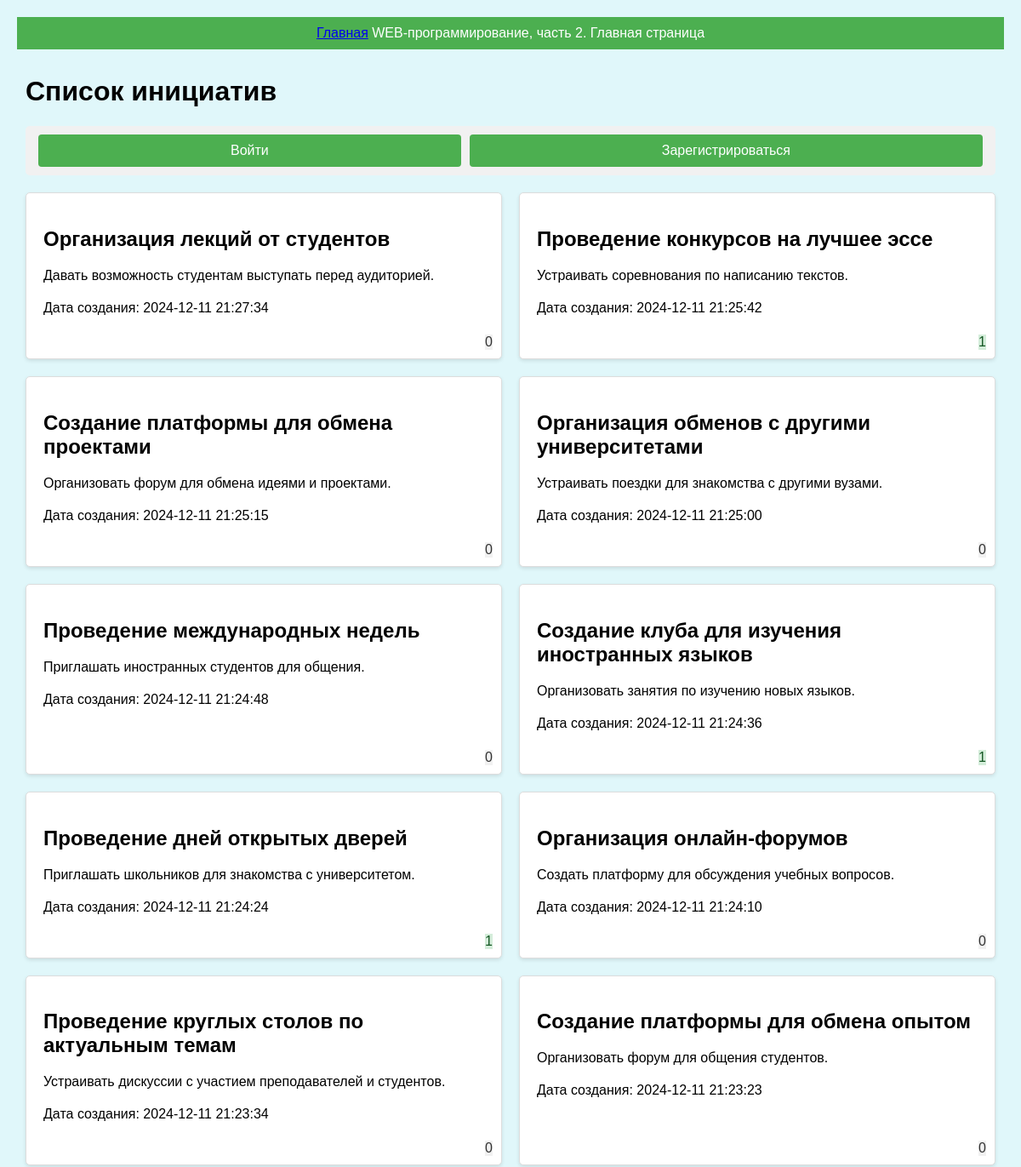
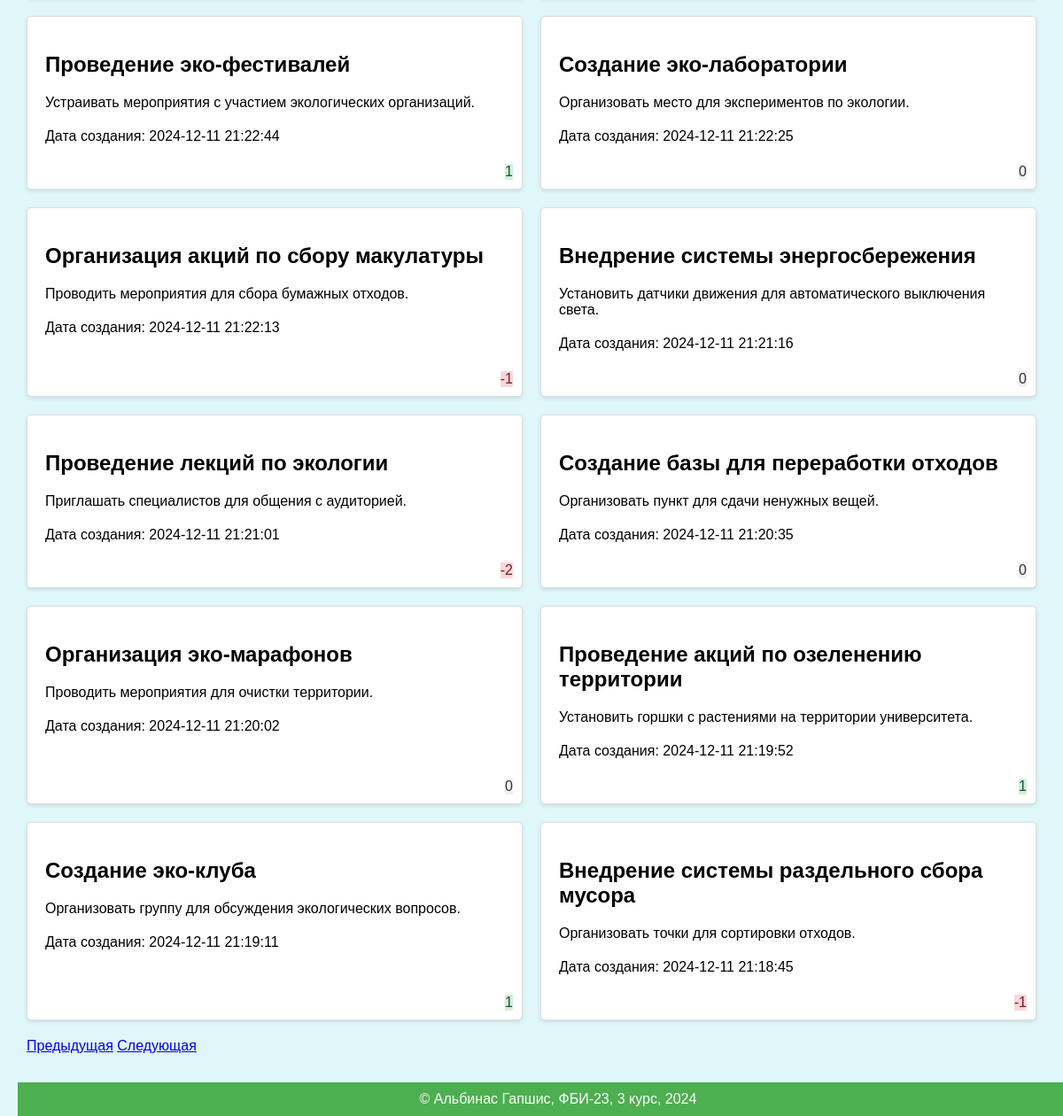
/?page=3, run on the app's committed database (2 pictures, top to bottom).
### models.py (models this page shows, shortened)
class Initiative(db.Model):
    id = db.Column(db.Integer, primary_key=True)
    title = db.Column(db.String(100), nullable=False)
    content = db.Column(db.Text, nullable=False)
    date_created = db.Column(db.DateTime, default=datetime.utcnow)
    user_id = db.Column(db.Integer, db.ForeignKey('user.id'), nullable=False)
    votes = db.relationship('Vote', backref='initiative', lazy=True)
    @property
    def current_rating(self):
        return sum(vote.vote_value for vote in self.votes)
    @property
    def local_date_created(self):
        local_tz = pytz.timezone('Asia/Novosibirsk')
        local_time = self.date_created.replace(tzinfo=pytz.utc).astimezone(local_tz)
        return local_time.strftime('%Y-%m-%d %H:%M:%S')

class Vote(db.Model):
    __tablename__ = 'vote'
    id = db.Column(db.Integer, primary_key=True)
    user_id = db.Column(db.Integer, db.ForeignKey('user.id'), nullable=False)
    initiative_id = db.Column(db.Integer, db.ForeignKey('initiative.id'), nullable=False)
    vote_value = db.Column(db.Integer, nullable=False)

### app.py (the view)
@app.route('/')
def index():
    page = request.args.get('page', 1, type=int)
    initiatives = Initiative.query.order_by(Initiative.date_created.desc()).paginate(page=page, per_page=20)
    return render_template('index.html', initiatives=initiatives)

### templates/index.html (shortened to what this page needs)
{% extends "base.html" %}
{% block lab %}
    Главная страница
{% endblock %}
{% block main %}
    <h1>Список инициатив</h1>
    <div class="button-container">
        {% if 'user_id' in session %}
            <a href="{{ url_for('create_initiative') }}" class="button">Создать инициативу</a>
            <a href="{{ url_for('logout') }}" class="button">Выйти</a>
        {% else %}
            <a href="{{ url_for('login') }}" class="button">Войти</a>
            <a href="{{ url_for('register') }}" class="button">Зарегистрироваться</a>
        {% endif %}
    </div>
    <div class="initiative-block">
        {% for initiative in initiatives.items %}
            <div class="initiative-item">
                <h2>{{ initiative.title }}</h2>
                <p>{{ initiative.content }}</p>
                <p>Дата создания: {{ initiative.local_date_created }}</p>
                <span class="rating {% if initiative.current_rating > 0 %}positive{% elif initiative.current_rating < 0 %}negative{% else %}neutral{% endif %}">
                </span>
                <span class="rating {% if initiative.current_rating > 0 %}positive{% elif initiative.current_rating < 0 %}negative{% else %}neutral{% endif %}">
                    {{ initiative.current_rating }}
                </span>
            </div>
        {% endfor %}
    </div>
    <div class="pagination">
        {% if initiatives.has_prev %}
            <a href="{{ url_for('index', page=initiatives.prev_num) }}">Предыдущая</a>
        {% endif %}
        {% if initiatives.has_next %}
            <a href="{{ url_for('index', page=initiatives.next_num) }}">Следующая</a>
        {% endif %}
    </div>
{% endblock %}

### static/main.css (style rules this page uses)
body { font-family: Arial, sans-serif; margin: 0; padding: 20px; background-color: #e0f7fa; }
.initiative-block { display: flex; flex-wrap: wrap; gap: 20px; margin-bottom: 20px; }
.initiative-item { background-color: #fff; border: 1px solid #ddd; border-radius: 5px; padding: 20px; width: calc(33.333% - 13.333px); box-shadow: 0 2px 4px rgba(0, 0, 0, 0.1); box-sizing: border-box; }
.initiative-item { background-color: #fff; border: 1px solid #ddd; border-radius: 5px; padding: 20px; width: calc(50% - 10px); box-shadow: 0 2px 4px rgba(0, 0, 0, 0.1); box-sizing: border-box; position: relative; padding-bottom: 60px; }
.initiative-item p { margin-bottom: 10px; }
.initiative-item { position: relative; padding-bottom: 40px; }
.rating { position: absolute; bottom: 10px; right: 10px; margin: 0; }
.rating.positive { background-color: #d4edda; color: #155724; }
.rating.negative { background-color: #f8d7da; color: #721c24; }
.rating.neutral { background-color: #f1f1f1; color: #333; }
.button-container { display: flex; justify-content: space-between; background-color: #f1f1f1; padding: 10px; border-radius: 5px; margin-bottom: 20px; }
.button { background-color: #4CAF50; color: white; padding: 10px 20px; border: none; border-radius: 4px; cursor: pointer; text-decoration: none; text-align: center; flex-grow: 1; margin: 0 5px; }
p { margin-top: 20px; }

### data on the page
Initiative: title "Организация лекций от студентов", content "Давать возможность студентам выступать перед аудиторией.", local_date_created "2024-12-11 21:27:34", current_rating "0"
Initiative: title "Проведение конкурсов на лучшее эссе", content "Устраивать соревнования по написанию текстов.", local_date_created "2024-12-11 21:25:42", current_rating "1"
Initiative: title "Создание платформы для обмена проектами", content "Организовать форум для обмена идеями и проектами.", local_date_created "2024-12-11 21:25:15", current_rating "0"
Initiative: title "Организация обменов с другими университетами", content "Устраивать поездки для знакомства с другими вузами.", local_date_created "2024-12-11 21:25:00", current_rating "0"
Initiative: title "Проведение международных недель", content "Приглашать иностранных студентов для общения.", local_date_created "2024-12-11 21:24:48", current_rating "0"
Initiative: title "Создание клуба для изучения иностранных языков", content "Организовать занятия по изучению новых языков.", local_date_created "2024-12-11 21:24:36", current_rating "1"
Initiative: title "Проведение дней открытых дверей", content "Приглашать школьников для знакомства с университетом.", local_date_created "2024-12-11 21:24:24", current_rating "1"
Initiative: title "Организация онлайн-форумов", content "Создать платформу для обсуждения учебных вопросов.", local_date_created "2024-12-11 21:24:10", current_rating "0"
Initiative: title "Проведение круглых столов по актуальным темам", content "Устраивать дискуссии с участием преподавателей и студентов.", local_date_created "2024-12-11 21:23:34", current_rating "0"
Initiative: title "Создание платформы для обмена опытом", content "Организовать форум для общения студентов.", local_date_created "2024-12-11 21:23:23", current_rating "0"
Initiative: title "Проведение эко-фестивалей", content "Устраивать мероприятия с участием экологических организаций.", local_date_created "2024-12-11 21:22:44", current_rating "1"
Initiative: title "Создание эко-лаборатории", content "Организовать место для экспериментов по экологии.", local_date_created "2024-12-11 21:22:25", current_rating "0"
Initiative: title "Организация акций по сбору макулатуры", content "Проводить мероприятия для сбора бумажных отходов.", local_date_created "2024-12-11 21:22:13", current_rating "-1"
Initiative: title "Внедрение системы энергосбережения", content "Установить датчики движения для автоматического выключения света.", local_date_created "2024-12-11 21:21:16", current_rating "0"
Initiative: title "Проведение лекций по экологии", content "Приглашать специалистов для общения с аудиторией.", local_date_created "2024-12-11 21:21:01", current_rating "-2"
Initiative: title "Создание базы для переработки отходов", content "Организовать пункт для сдачи ненужных вещей.", local_date_created "2024-12-11 21:20:35", current_rating "0"
Initiative: title "Организация эко-марафонов", content "Проводить мероприятия для очистки территории.", local_date_created "2024-12-11 21:20:02", current_rating "0"
Initiative: title "Проведение акций по озеленению территории", content "Установить горшки с растениями на территории университета.", local_date_created "2024-12-11 21:19:52", current_rating "1"
Initiative: title "Создание эко-клуба", content "Организовать группу для обсуждения экологических вопросов.", local_date_created "2024-12-11 21:19:11", current_rating "1"
Initiative: title "Внедрение системы раздельного сбора мусора", content "Организовать точки для сортировки отходов.", local_date_created "2024-12-11 21:18:45", current_rating "-1"
